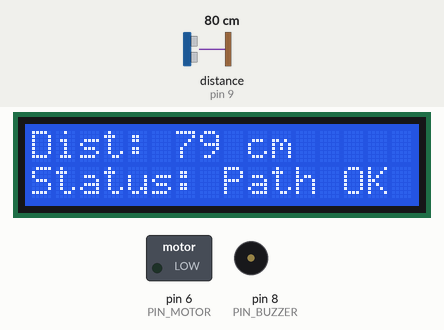
Bench run of a sketch on a simulated Arduino Uno, built with avr-gcc and run on an emulated ATmega328P. Shown: 16×2 character LCD, switched loads named in the sketch (green lamp = pin HIGH), buzzer (waves = sounding, pin HIGH). Wiring (inferred from the names in the program): ultrasonic range finder: trigger pin 10; echo pin 9. Dashed ring = blinking. The inputs (shaded band) are chosen by the test bench; at power-on: distance to the obstacle (sensor on pin 9) 80 cm. The echo pulse lasts 58.3 µs per cm; pins used as bus, display or sensor lines are not drawn; what the sketch prints to the serial monitor is not drawn.

Above: at 2.5 s.
2.6 s: distance to the obstacle (sensor on pin 9) set to 41 cm
At 3.1 s:
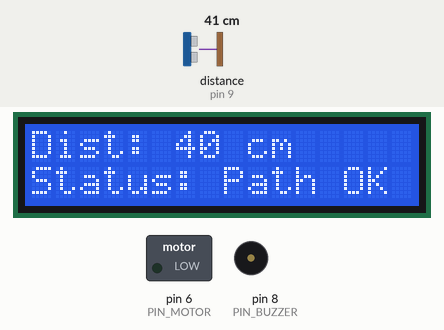
4.1 s: distance to the obstacle (sensor on pin 9) set to 32 cm
At 4.3 s:
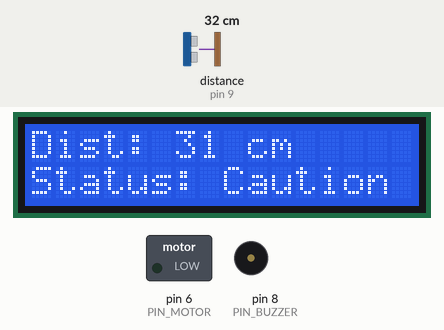
5.9 s: distance to the obstacle (sensor on pin 9) set to 19 cm
At 6.21 s:
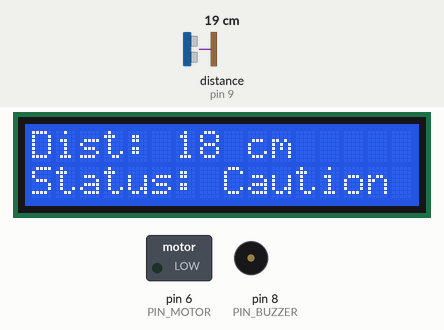
7.5 s: distance to the obstacle (sensor on pin 9) set to 14 cm
At 9.0 s:
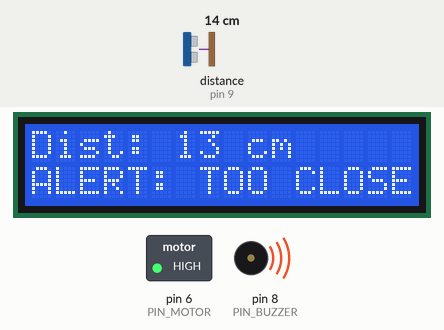
Timing chart, 0 to 10.0 s (numbered marks = the images above; inputs shaded):
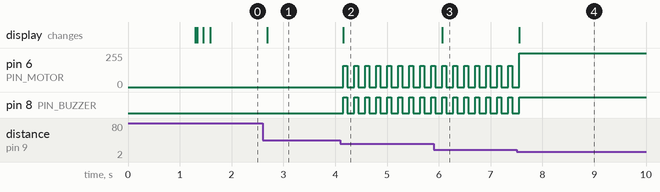

The sketch:

arduino_obstacle_assist.ino
```cpp
/**
 * ============================================================================
 * Assistive Obstacle Detection & Haptic Warning System
 * Microcontroller: Arduino Uno
 * Circuit Wiring (matches uploaded diagram):
 *  - HC-SR04 Ultrasonic Sensor:
 *      * VCC  -> Arduino 5V
 *      * GND  -> Arduino GND
 *      * TRIG -> Digital Pin 10
 *      * ECHO -> Digital Pin 9
 *  - 16x2 LCD Display (I2C Module):
 *      * GND  -> Arduino GND
 *      * VCC  -> Arduino 5V
 *      * SDA  -> Analog Pin A4
 *      * SCL  -> Analog Pin A5
 *  - Piezo Buzzer:
 *      * Positive (+) -> Digital Pin 8
 *      * Negative (-) -> Arduino GND
 *  - Vibration Motor / Actuator (with resistor):
 *      * Positive (+) -> Digital Pin 6 (PWM)
 *      * Negative (-) -> Arduino GND
 * ============================================================================
 */

#include <Wire.h>
#include <LiquidCrystal_I2C.h>

// Pin Definitions matching circuit diagram
const int PIN_TRIG   = 10;
const int PIN_ECHO   = 9;
const int PIN_BUZZER = 8;
const int PIN_MOTOR  = 6;

// I2C LCD Configuration (default address 0x27 or 0x3F, 16 cols x 2 rows)
LiquidCrystal_I2C lcd(0x27, 16, 2);

// Thresholds in centimeters
const int DIST_CRITICAL = 15;  // <= 15cm: High alarm + Strong vibration
const int DIST_WARNING  = 35;  // 16cm - 35cm: Beep warning + Gentle pulse
const int DIST_SAFE     = 60;  // > 35cm: Safe

void setup() {
  Serial.begin(9600); // For serial communication / Web Serial to Signa web app

  pinMode(PIN_TRIG, OUTPUT);
  pinMode(PIN_ECHO, INPUT);
  pinMode(PIN_BUZZER, OUTPUT);
  pinMode(PIN_MOTOR, OUTPUT);

  // Initialize I2C LCD
  lcd.init();
  lcd.backlight();
  lcd.clear();
  lcd.setCursor(0, 0);
  lcd.print("Signa Assist AI");
  lcd.setCursor(0, 1);
  lcd.print("Sensor Active...");
  delay(1200);
  lcd.clear();
}

long readDistanceCm() {
  // Clear trigger pin
  digitalWrite(PIN_TRIG, LOW);
  delayMicroseconds(2);

  // Send 10 microsecond pulse
  digitalWrite(PIN_TRIG, HIGH);
  delayMicroseconds(10);
  digitalWrite(PIN_TRIG, LOW);

  // Measure echo duration
  long duration = pulseIn(PIN_ECHO, HIGH, 30000); // 30ms timeout
  if (duration == 0) return 999; // Out of range

  // Speed of sound = 343 m/s -> 0.0343 cm/microsecond
  long distanceCm = (duration * 0.0343) / 2;
  return distanceCm;
}

void loop() {
  long distance = readDistanceCm();

  // Print to Serial (can be read by browser via Web Serial API)
  Serial.print("DIST:");
  Serial.println(distance);

  // Update LCD Display
  lcd.setCursor(0, 0);
  lcd.print("Dist: ");
  if (distance < 999) {
    lcd.print(distance);
    lcd.print(" cm    ");
  } else {
    lcd.print("> 100 cm   ");
  }

  lcd.setCursor(0, 1);
  if (distance <= DIST_CRITICAL) {
    // Critical Danger Zone
    lcd.print("ALERT: TOO CLOSE");
    digitalWrite(PIN_BUZZER, HIGH);
    analogWrite(PIN_MOTOR, 255); // Maximum vibration
  } else if (distance <= DIST_WARNING) {
    // Warning Proximity Zone
    lcd.print("Status: Caution ");
    // Pulsed beep & vibration
    digitalWrite(PIN_BUZZER, HIGH);
    analogWrite(PIN_MOTOR, 160);
    delay(80);
    digitalWrite(PIN_BUZZER, LOW);
    analogWrite(PIN_MOTOR, 0);
  } else {
    // Safe Zone
    lcd.print("Status: Path OK ");
    digitalWrite(PIN_BUZZER, LOW);
    analogWrite(PIN_MOTOR, 0);
  }

  delay(100);
}
```

Measured:
- the behaviour switches between 37 and 36 cm on distance to the obstacle (sensor on pin 9) (found by bisection; images 1 and 2)
- the behaviour switches between 17 and 16 cm on distance to the obstacle (sensor on pin 9) (found by bisection; images 3 and 4)
- after the input at 2.6 s, the display: changes after 0.09 s (image 1)
- after the input at 4.1 s, pin 6 (PIN_MOTOR): alternates 160/255 for 0.08 s and 0/255 for 0.13 s, starting after 0.05 s; pin 8 (PIN_BUZZER): alternates HIGH for 0.08 s and LOW for 0.13 s, starting after 0.05 s; the display: changes after 0.05 s (image 2)
- after the input at 5.9 s, the display: changes after 0.17 s (image 3)
- after the input at 7.5 s, pin 8 (PIN_BUZZER): goes on until 7.6 s, then stays HIGH; the display: changes after 0.05 s (image 4)
